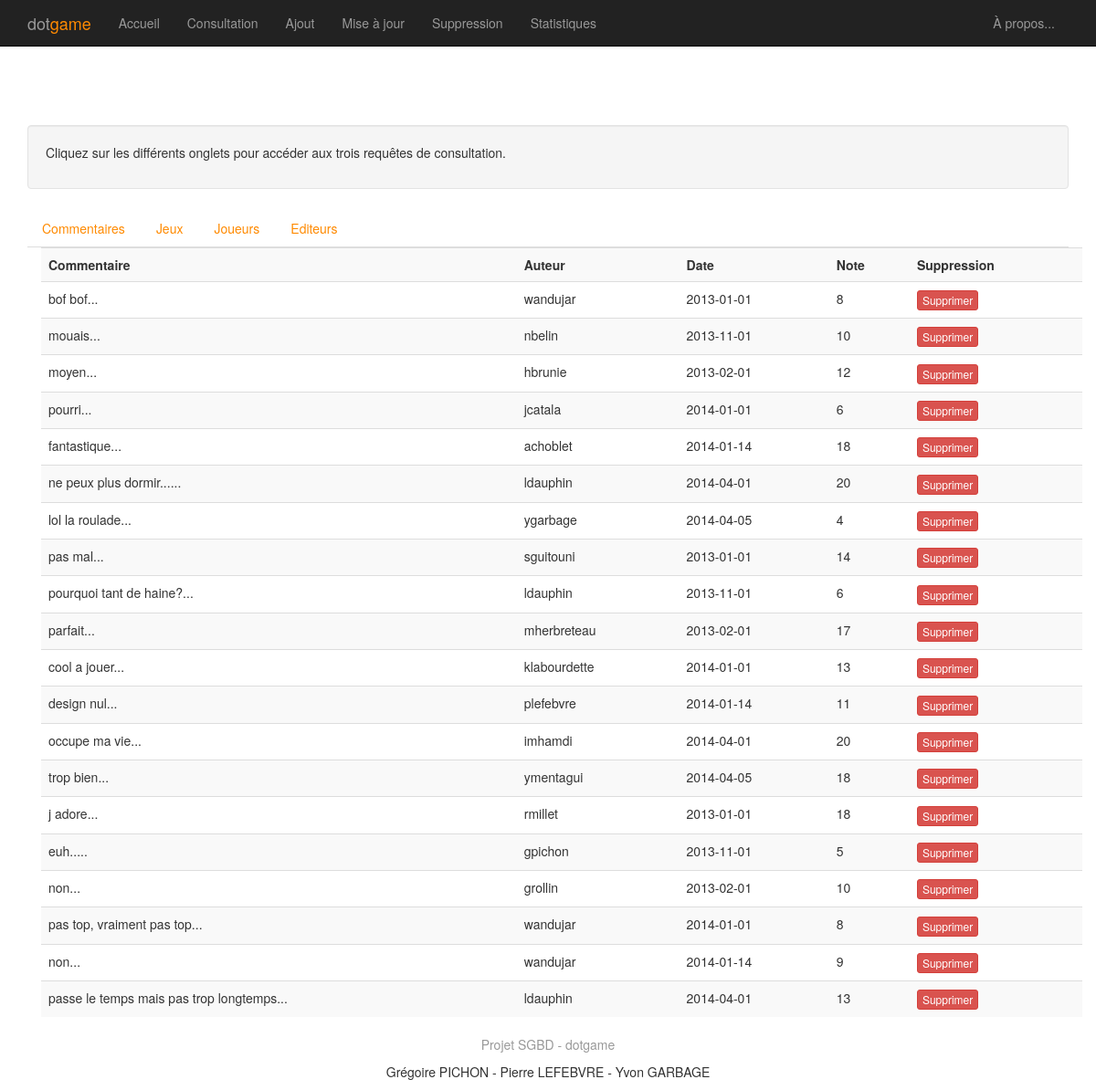
Screenshot of /site/index.php?action=suppression with the database file from the repository.
### tables this page shows
CREATE TABLE commentaire (
  idCommentaire   int NOT NULL AUTO_INCREMENT,
  note            int,
  commentaire     VARCHAR(140),
  dateCommentaire date,
  pseudo          VARCHAR(32),
  idJeu           int,
  idPlateforme    int,
  CONSTRAINT pk_commentaire PRIMARY KEY(idCommentaire)
);

### site/php/selection.php (called while the page is built, shortened)
<?php
function select_all($table){
  $query =  "SELECT * FROM $table";
  $result = mysql_query($query) or die(mysql_error());
  return $result;
}
?>

### site/suppression.php (the view, shortened to what this page needs)
<div class="container">
  <div class="well top-message">
    <p>Cliquez sur les différents onglets pour accéder aux trois requêtes de consultation.</p>
  </div>
  <ul class="nav nav-tabs" id="myTab">
    <li><a href="#consultation1" data-toggle="tab">Commentaires</a></li>
    <li><a href="#consultation2" data-toggle="tab">Jeux</a></li>
    <li><a href="#consultation3" data-toggle="tab">Joueurs</a></li>
    <li><a href="#consultation4" data-toggle="tab">Editeurs</a></li>
  </ul>
  <div class="tab-content">
    <div class="tab-pane active" id="consultation1">
      <div class="container">
	<?php
	$comments = select_all("commentaire");
	echo "<table class=\"table table-striped\">";
	echo "<tr><th>Commentaire</th>";
	echo "<th>Auteur</th>";
	echo "<th>Date</th>";
	echo "<th>Note</th>";
	echo "<th>Suppression</th></tr>";
	while($att = mysql_fetch_array($comments)){
	  $id = $att["idCommentaire"];
	  $mark = $att["note"];
	  $author = $att["pseudo"];
	  $date = $att["dateCommentaire"];
	  $comment = substr($att["commentaire"], 0, 137)."...";
	  echo "<tr id=\"comment$id\">";
	  echo "<td>$comment</td>";
	  echo "<td>$author</td>";
	  echo "<td>$date</td>";
	  echo "<td>$mark</td>";
	  echo "<td><button class=\"btn btn-danger btn-xs\" onclick=\"javascript:delete_comment($id);\">Supprimer</button></td></tr>";
	}
	echo "</table>";?>
      </div>
    </div>
  </div>
</div>

### site/css/style.css (style rules this page uses)
div .top-message { margin: 64pt 0pt 16pt 0pt; }
a { color: #ff8a00; }

### rows the page displays
commentaire: commentaire "bof bof...", pseudo "wandujar", dateCommentaire "2013-01-01", note "8"
commentaire: commentaire "mouais...", pseudo "nbelin", dateCommentaire "2013-11-01", note "10"
commentaire: commentaire "moyen...", pseudo "hbrunie", dateCommentaire "2013-02-01", note "12"
commentaire: commentaire "pourri...", pseudo "jcatala", dateCommentaire "2014-01-01", note "6"
commentaire: commentaire "fantastique...", pseudo "achoblet", dateCommentaire "2014-01-14", note "18"
commentaire: commentaire "ne peux plus dormir......", pseudo "ldauphin", dateCommentaire "2014-04-01", note "20"
commentaire: commentaire "lol la roulade...", pseudo "ygarbage", dateCommentaire "2014-04-05", note "4"
commentaire: commentaire "pas mal...", pseudo "sguitouni", dateCommentaire "2013-01-01", note "14"
commentaire: commentaire "pourquoi tant de haine?...", pseudo "ldauphin", dateCommentaire "2013-11-01", note "6"
commentaire: commentaire "parfait...", pseudo "mherbreteau", dateCommentaire "2013-02-01", note "17"
commentaire: commentaire "cool a jouer...", pseudo "klabourdette", dateCommentaire "2014-01-01", note "13"
commentaire: commentaire "design nul...", pseudo "plefebvre", dateCommentaire "2014-01-14", note "11"
commentaire: commentaire "occupe ma vie...", pseudo "imhamdi", dateCommentaire "2014-04-01", note "20"
commentaire: commentaire "trop bien...", pseudo "ymentagui", dateCommentaire "2014-04-05", note "18"
commentaire: commentaire "j adore...", pseudo "rmillet", dateCommentaire "2013-01-01", note "18"
commentaire: commentaire "euh.....", pseudo "gpichon", dateCommentaire "2013-11-01", note "5"
commentaire: commentaire "non...", pseudo "grollin", dateCommentaire "2013-02-01", note "10"
commentaire: commentaire "pas top, vraiment pas top...", pseudo "wandujar", dateCommentaire "2014-01-01", note "8"
commentaire: commentaire "non...", pseudo "wandujar", dateCommentaire "2014-01-14", note "9"
commentaire: commentaire "passe le temps mais pas trop longtemps...", pseudo "ldauphin", dateCommentaire "2014-04-01", note "13"
